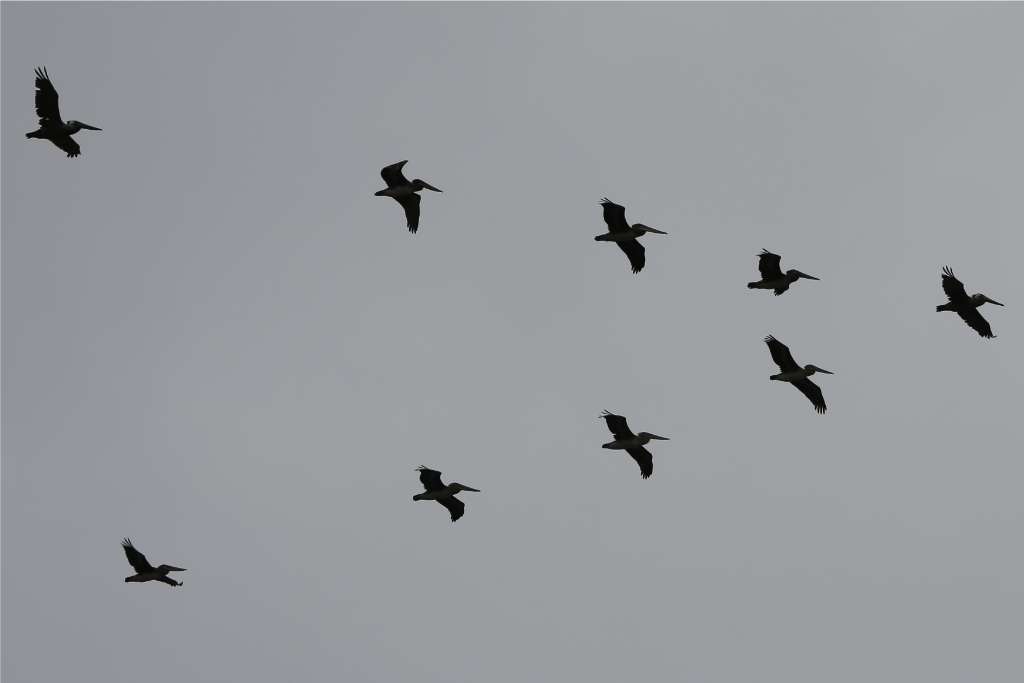
#> input picture CV_basics/data/birds.png, 1024 x 683 px
$ python contours.py
#> lines starting #> are read from the running program, lines starting #| are printed output that depends on the picture; after the words box and inside, x2 and y2 are one past the last pixel; in counts of white or black regions, pixels touching at a corner belong together
import cv2 as cv
import os

im = cv.imread(os.path.join('..','..','data','birds.png'))
#> im is the input picture: shape (683, 1024, 3); mean B, G, R 158, 154.1, 151.5

im_gray = cv.cvtColor(im, cv.COLOR_BGR2GRAY)

# threshold is only applied to a gray-scale image
ret, thresh = cv.threshold(im_gray, 127, 255, cv.THRESH_BINARY_INV) # inverses threshold, what was black in normal threshold, is now white.
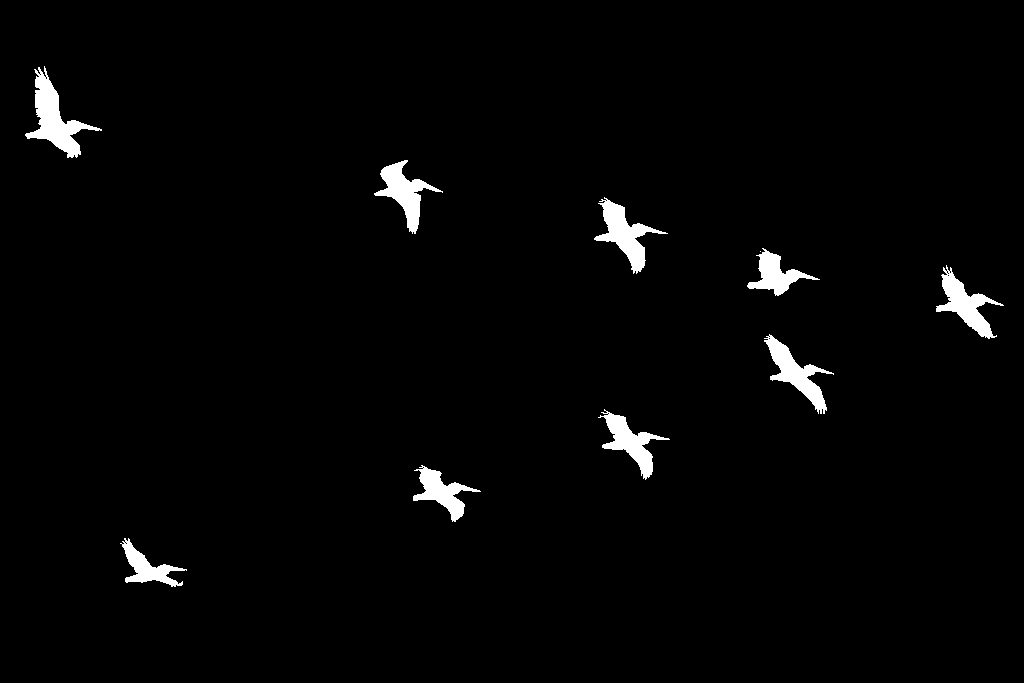
#> thresh: shape (683, 1024); 2% white; 10 white regions (1 under 20 px)

# contours is only applied to a thresholded image
contours, hierarchy = cv.findContours(thresh, cv.RETR_TREE, cv.CHAIN_APPROX_SIMPLE) # contours is a list of the borders of isolated objects in im
#> contours = 23 contours, 14 with area under 20; largest, box (x1, y1, x2, y2) and area: (25, 66, 102, 158) 2046, (594, 197, 668, 274) 1652, (764, 334, 834, 414) 1554, (374, 160, 443, 234) 1524, (936, 265, 1004, 339) 1520

for cnt in contours:
    if cv.contourArea(cnt) >= 200:
        # cv.drawContours(im,cnt,-1,(0, 0, 255), 5) # last argument is thickness
        x1, y1, w, h = cv.boundingRect(cnt)
        cv.rectangle(im, (x1, y1), (x1 + w, y1 + h), (0, 255, 0), 2)
#> this loop made 23 passes
#> (x1, y1, w, h) on passes 1, 4, 6, 8, 11, 17, 18, 20, 21: (120, 538, 67, 49), (413, 465, 68, 57), (598, 409, 72, 71), (764, 334, 70, 80), (936, 265, 68, 74), (747, 248, 73, 48), (594, 197, 74, 77), (374, 160, 69, 74), (25, 66, 77, 92)
#> cnt on passes 2, 3, 5, 7, 9, 10: [[125, 543], [126, 542], [127, 543], [126, 544]], [[124, 542], [125, 541], [126, 542], [125, 543]], [[422, 467], [423, 466], [424, 467], [423, 468]], [[607, 413], [608, 412], [609, 413], [608, 414]], [[768, 338], [769, 337], [770, 338], [769, 339]], [[768, 336], [769, 335], [770, 336], [769, 337]]
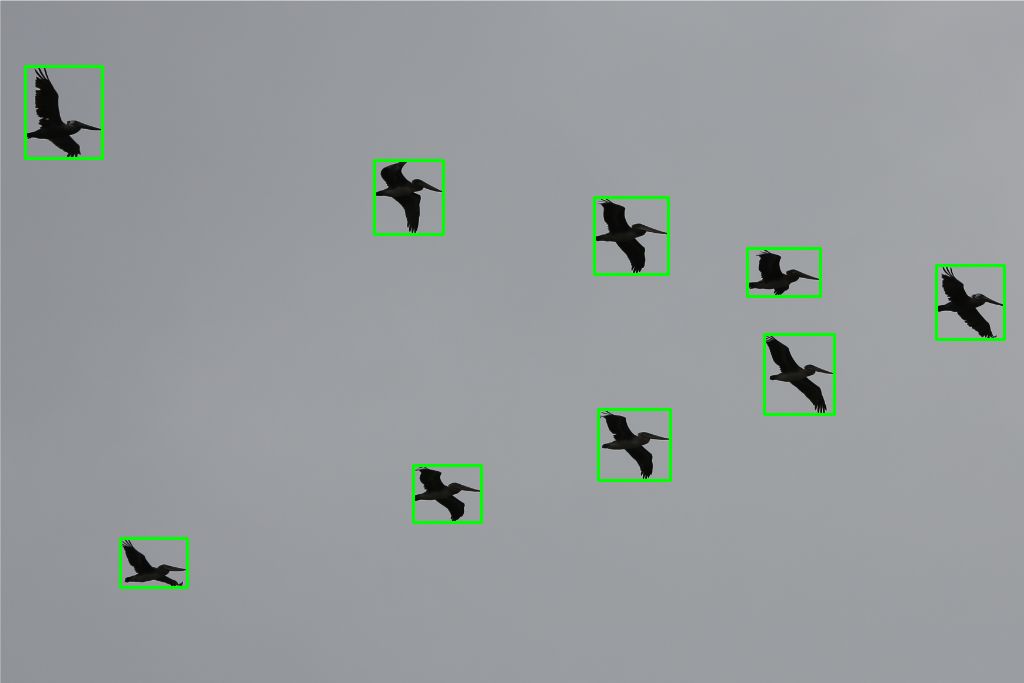
#> im: shape (683, 1024, 3); 1.08% of pixels changed, all inside (x1, y1, x2, y2) = (24, 65, 1006, 589)


cv.imshow('original', im)
cv.imshow('thresholded',thresh)

cv.waitKey(0)
